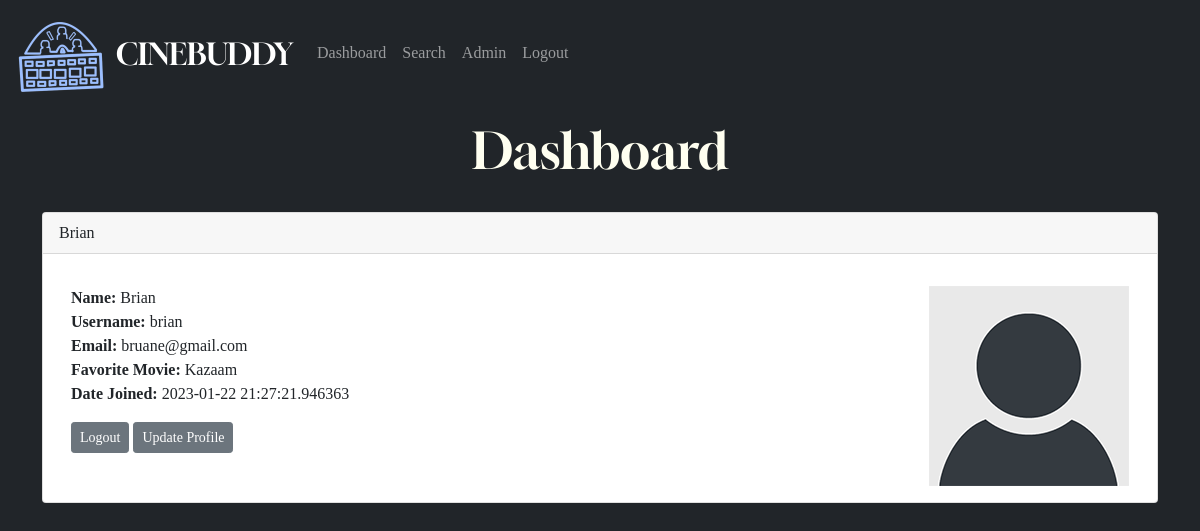
The app's page /dashboard (signed in) with its own data.
### app.py (models this page shows, shortened)
class Users(db.Model, UserMixin):
    id = db.Column(db.Integer, primary_key=True)
    username = db.Column(db.String(20), nullable=False, unique=True)
    name = db.Column(db.String(200), nullable=False)
    email = db.Column(db.String(120), nullable=False, unique=True)
    favorite_movie = db.Column(db.String(120))
    about_author = db.Column(db.Text(), nullable=True)
    date_added = db.Column(db.DateTime, default=datetime.utcnow)
    profile_pic = db.Column(db.String(), nullable=True)
    password_hash = db.Column(db.String(128))
    posts = db.relationship('Posts', backref='poster')
    @property
    def password(self):
        raise AttributeError('password is not a readable attribute!')

### app.py (the view)
@app.route('/dashboard', methods=['GET', 'POST'])
@login_required
def dashboard():
    form = UserForm()
    id = current_user.id
    name_to_update = Users.query.get_or_404(id)
    if request.method == "POST":
        name_to_update.name = request.form['name']
        name_to_update.email = request.form['email']
        name_to_update.favorite_movie = request.form['favorite_movie']
        name_to_update.password_hash = request.form['password_hash']
        name_to_update.username = request.form['username']
        name_to_update.about_author = request.form['about_author']
        if request.files['profile_pic']:
            name_to_update.profile_pic = request.files['profile_pic']
            pic_filename = secure_filename(name_to_update.profile_pic.filename)
            pic_name = str(uuid.uuid1()) + "_" + pic_filename
            saver = request.files['profile_pic']
            name_to_update.profile_pic = pic_name
            try:
                db.session.commit()
                saver.save(os.path.join(app.config['UPLOAD_FOLDER'], pic_name))
                flash("User Updated Successfully!")
                return render_template("dashboard.html",
                                       form=form,
                                       name_to_update=name_to_update)
            except:
                flash("Error!  Looks like there was a problem...try again!")
                return render_template("dashboard.html",
                                       form=form,
                                       name_to_update=name_to_update)
        else:
            db.session.commit()
            flash("User Updated Successfully!")
            return render_template("dashboard.html",
                                   form=form,
                                   name_to_update=name_to_update)
    else:
        return render_template("dashboard.html",
                               form=form,
                               name_to_update=name_to_update,
                               id=id)
    return render_template('dashboard.html')

### app.py (called while the page is built)
@login_manager.user_loader
def load_user(user_id):
    return Users.query.get(int(user_id))

@app.context_processor
def base():
    form = SearchForm()
    return dict(form=form)

### templates/dashboard.html (shortened to what this page needs)
{% extends 'base.html' %}
{% block content %}
<h2>Dashboard</h2>
<br/>
<div class="card">
  <div class="card-header">
    {{ current_user.name }}
  </div>
  <div class="card-body">
    <p class="card-text">
<div class="container">
	<div class="row">
		<div class="col-8">
    <strong>Name:</strong>
	{{ current_user.name }}<br/>
	<strong>Username:</strong>
	{{ current_user.username }}<br/>
	<strong>Email:</strong>
	{{ current_user.email }}<br/>
	<strong>Favorite Movie:</strong>
	{{ current_user.favorite_movie }}<br/>
	<strong>Date Joined:</strong>
	{{ current_user.date_added }}<br/>
    </p>
    <a href="{{ url_for('logout')}}" class="btn btn-secondary btn-sm">Logout</a>
    <a href="{{ url_for('update', id=current_user.id)}}" class="btn btn-secondary btn-sm">Update Profile</a>
    <br/><br/>
	</div>
	<div class="col-4">
		{% if current_user.profile_pic %}
		<img src="{{ url_for('static', filename='images/' + current_user.profile_pic)}}" width="200" align="right">
		{% else %}
		<img src="{{ url_for('static', filename='images/default_profile_pic.png')}}" width="200" align="right">
		{% endif %}
	</div>
	</div>
	</div>
<br/>
{% endblock %}

### static/css/style.css (style rules this page uses)
h2 { font-size: 50px; text-align: center; color: ivory; font-family: Gloock; }
body { background: #212529; font-family: WorkSans; }

### records on screen
Users: name "Brian", username "brian", email "bruane@gmail.com", favorite_movie "Kazaam", date_added "2023-01-22 21:27:21.946363"
